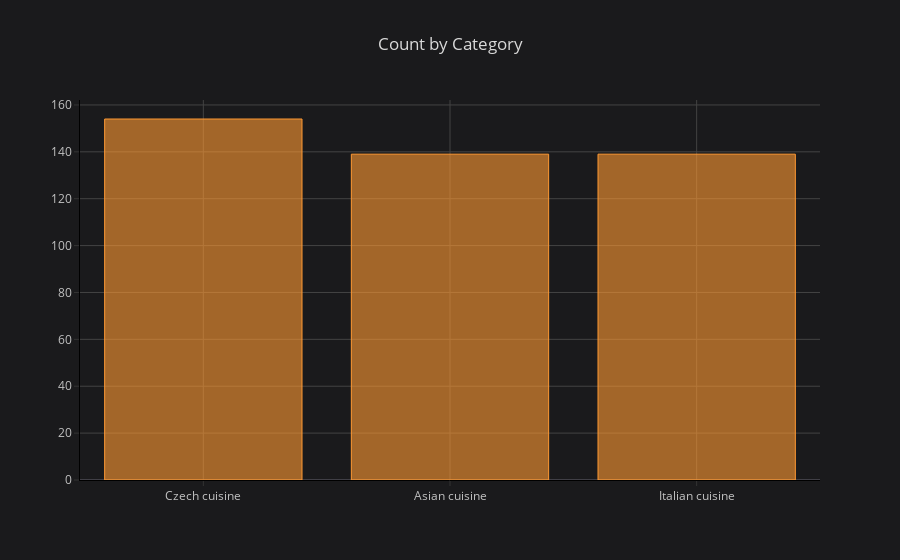

Notebook code cell kept with this figure:
### Markdown cell above
# Favourite category

### Code cell
demography.value_counts('Favourite category').iplot(kind='bar', linecolor="black", title="Count by Category")

### Figure 1 — Plotly figure (JSON) as saved in the notebook; plotly's stock layout.template omitted (floating-point values rounded to 4 significant figures)
{"data": [{"marker": {"color": "rgba(255, 153, 51, 0.6)", "line": {"color": "rgba(255, 153, 51, 1.0)", "width": 1}}, "name": "None", "orientation": "v", "text": "", "type": "bar", "x": ["Czech cuisine", "Asian cuisine", "Italian cuisine"], "y": [154, 139, 139]}], "layout": {"legend": {"bgcolor": "#1A1A1C", "font": {"color": "#D9D9D9"}}, "paper_bgcolor": "#1A1A1C", "plot_bgcolor": "#1A1A1C", "title": {"font": {"color": "#D9D9D9"}, "text": "Count by Category"}, "xaxis": {"gridcolor": "#434343", "linecolor": "black", "showgrid": true, "tickfont": {"color": "#C2C2C2"}, "title": {"font": {"color": "#D9D9D9"}, "text": ""}, "zerolinecolor": "#666570"}, "yaxis": {"gridcolor": "#434343", "linecolor": "black", "showgrid": true, "tickfont": {"color": "#C2C2C2"}, "title": {"font": {"color": "#D9D9D9"}, "text": ""}, "zerolinecolor": "#666570"}}}
